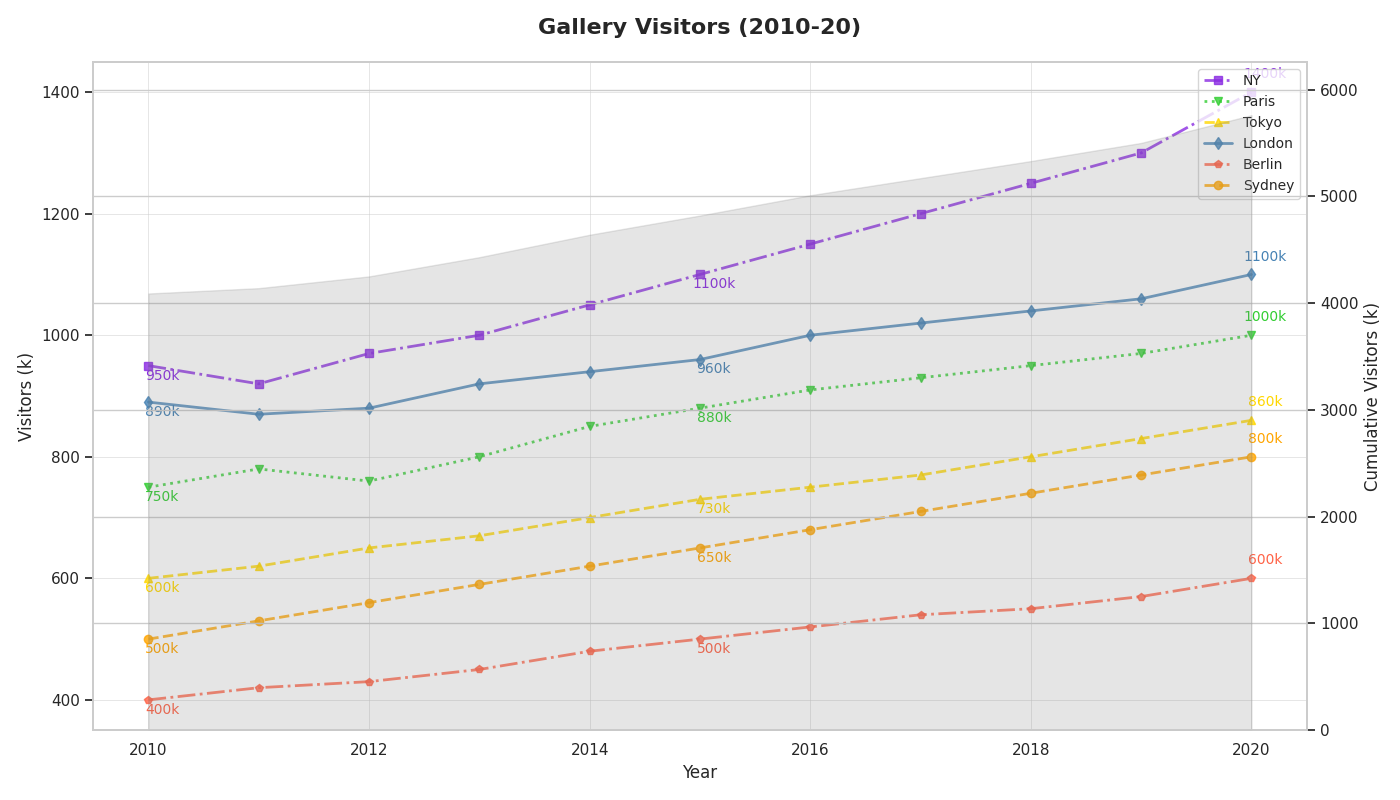

Source code (Python):
import matplotlib.pyplot as plt
import numpy as np

years = np.arange(2010, 2021)
gallery_visitors = {
    'NY': [950, 920, 970, 1000, 1050, 1100, 1150, 1200, 1250, 1300, 1400],
    'Paris': [750, 780, 760, 800, 850, 880, 910, 930, 950, 970, 1000],
    'Tokyo': [600, 620, 650, 670, 700, 730, 750, 770, 800, 830, 860],
    'London': [890, 870, 880, 920, 940, 960, 1000, 1020, 1040, 1060, 1100],
    'Berlin': [400, 420, 430, 450, 480, 500, 520, 540, 550, 570, 600],
    'Sydney': [500, 530, 560, 590, 620, 650, 680, 710, 740, 770, 800]
}

cumulative_visitors = np.sum(list(gallery_visitors.values()), axis=0)

fig, ax1 = plt.subplots(figsize=(14, 8))

colors = ['#8A2BE2', '#32CD32', '#FFD700', '#4682B4', '#FF6347', '#FFA500']
markers = ['s', 'v', '^', 'd', 'p', 'o']
linestyles = ['-.', ':', '--', '-', '-.', '--']

for (city, visitors), color, marker, linestyle in zip(gallery_visitors.items(), colors, markers, linestyles):
    ax1.plot(years, visitors, marker=marker, linestyle=linestyle, label=city, color=color, linewidth=2, markersize=6, alpha=0.8)
    
    midpoint_index = len(years) // 2
    key_points = [(years[0], visitors[0]), (years[midpoint_index], visitors[midpoint_index]), (years[-1], visitors[-1])]
    for (year, visitor) in key_points:
        ax1.annotate(f'{visitor}k', xy=(year, visitor), xytext=(10, -10 if visitor < max(visitors) else 10), 
                     textcoords='offset points', fontsize=10, color=color, ha='center')

ax1.grid(True, which='both', linestyle='-', linewidth=0.7, alpha=0.5)

ax2 = ax1.twinx()
ax2.fill_between(years, 0, cumulative_visitors, color='gray', alpha=0.2)
ax2.set_ylabel('Cumulative Visitors (k)', fontsize=12)
ax2.set_ylim(0, np.max(cumulative_visitors) + 500)

ax1.set_title('Gallery Visitors (2010-20)', fontsize=16, fontweight='bold', pad=20)
ax1.set_xlabel('Year', fontsize=12)
ax1.set_ylabel('Visitors (k)', fontsize=12)
ax1.legend(loc='upper right', fontsize=10)

plt.tight_layout()
plt.show()
